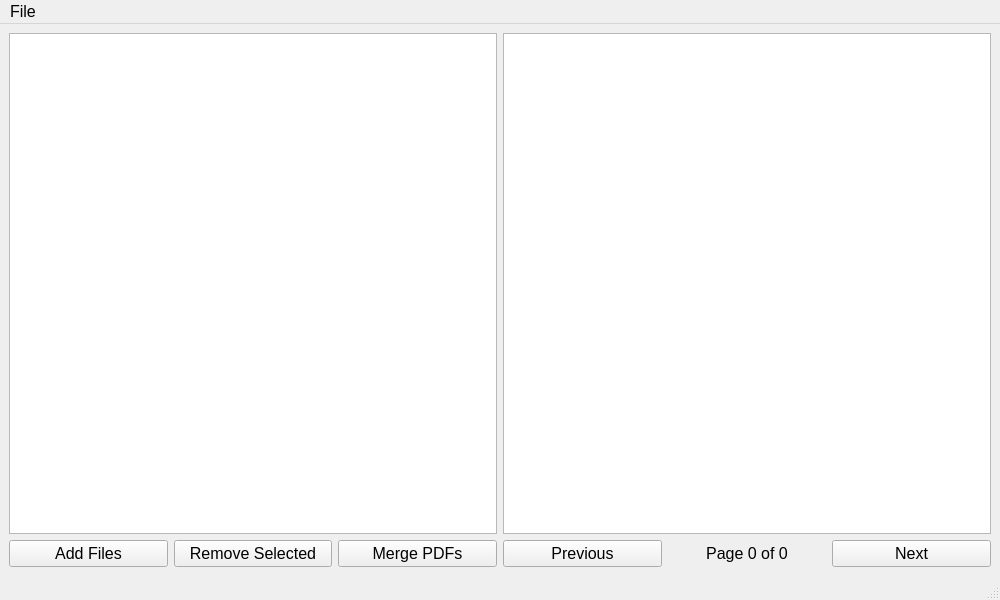
<?xml version="1.0" encoding="UTF-8"?>
<ui version="4.0">
 <class>MainWindow</class>
 <widget class="QMainWindow" name="MainWindow">
  <property name="geometry">
   <rect>
    <x>0</x>
    <y>0</y>
    <width>1000</width>
    <height>600</height>
   </rect>
  </property>
  <property name="windowTitle">
   <string>PDF Merger</string>
  </property>
  <property name="styleSheet">
   <string notr="true">QWidget {
    font: 12pt;
}</string>
  </property>
  <widget class="QWidget" name="centralwidget">
   <layout class="QHBoxLayout" name="horizontalLayout_3">
    <item>
     <layout class="QVBoxLayout" name="leftLayout">
      <item>
       <widget class="QListWidget" name="fileListWidget">
        <property name="acceptDrops">
         <bool>true</bool>
        </property>
        <property name="dragEnabled">
         <bool>true</bool>
        </property>
        <property name="dragDropMode">
         <enum>QAbstractItemView::InternalMove</enum>
        </property>
       </widget>
      </item>
      <item>
       <layout class="QHBoxLayout" name="horizontalLayout">
        <item>
         <widget class="QPushButton" name="addButton">
          <property name="text">
           <string>Add Files</string>
          </property>
         </widget>
        </item>
        <item>
         <widget class="QPushButton" name="removeButton">
          <property name="text">
           <string>Remove Selected</string>
          </property>
         </widget>
        </item>
        <item>
         <widget class="QPushButton" name="mergeButton">
          <property name="text">
           <string>Merge PDFs</string>
          </property>
         </widget>
        </item>
       </layout>
      </item>
     </layout>
    </item>
    <item>
     <layout class="QVBoxLayout" name="rightLayout">
      <item>
       <widget class="QGraphicsView" name="previewView">
        <property name="sizePolicy">
         <sizepolicy hsizetype="Expanding" vsizetype="Expanding">
          <horstretch>1</horstretch>
          <verstretch>0</verstretch>
         </sizepolicy>
        </property>
       </widget>
      </item>
      <item>
       <layout class="QHBoxLayout" name="navigationLayout">
        <item>
         <widget class="QPushButton" name="prevButton">
          <property name="text">
           <string>Previous</string>
          </property>
         </widget>
        </item>
        <item>
         <widget class="QLabel" name="pageLabel">
          <property name="text">
           <string>Page 0 of 0</string>
          </property>
          <property name="alignment">
           <set>Qt::AlignCenter</set>
          </property>
         </widget>
        </item>
        <item>
         <widget class="QPushButton" name="nextButton">
          <property name="text">
           <string>Next</string>
          </property>
         </widget>
        </item>
       </layout>
      </item>
     </layout>
    </item>
   </layout>
  </widget>
  <widget class="QMenuBar" name="menubar">
   <property name="geometry">
    <rect>
     <x>0</x>
     <y>0</y>
     <width>1000</width>
     <height>27</height>
    </rect>
   </property>
   <widget class="QMenu" name="menuFile">
    <property name="title">
     <string>File</string>
    </property>
    <addaction name="actionExit"/>
   </widget>
   <addaction name="menuFile"/>
  </widget>
  <widget class="QStatusBar" name="statusbar"/>
  <action name="actionExit">
   <property name="text">
    <string>Exit</string>
   </property>
   <property name="shortcut">
    <string>Ctrl+Q</string>
   </property>
  </action>
 </widget>
 <resources/>
 <connections/>
</ui>
